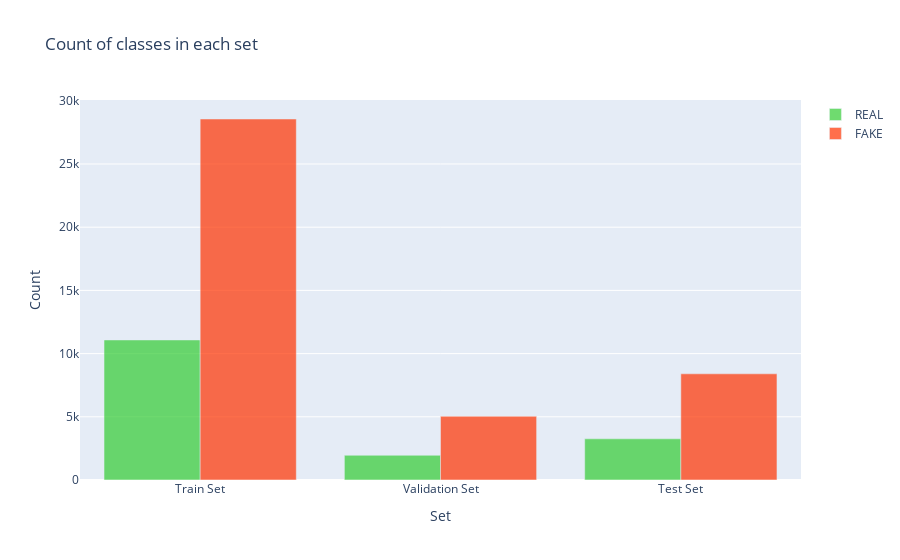

Here is the notebook cell this chart was saved with:
### Code cell
y = dict()

y[0] = []
y[1] = []

for set_name in (np.array(Train_set['label']), np.array(Val_set['label']), np.array(Test_set['label'])):
    y[0].append(np.sum(set_name == 'REAL'))
    y[1].append(np.sum(set_name == 'FAKE'))

trace0 = go.Bar(
    x=['Train Set', 'Validation Set', 'Test Set'],
    y=y[0],
    name='REAL',
    marker=dict(color='#33cc33'),
    opacity=0.7
)
trace1 = go.Bar(
    x=['Train Set', 'Validation Set', 'Test Set'],
    y=y[1],
    name='FAKE',
    marker=dict(color='#ff3300'),
    opacity=0.7
)

data = [trace0, trace1]
layout = go.Layout(
    title='Count of classes in each set',
    xaxis={'title': 'Set'},
    yaxis={'title': 'Count'}
)

fig = go.Figure(data, layout)
iplot(fig)

### Figure 1 — Plotly figure (JSON) as saved in the notebook; plotly's stock layout.template omitted (floating-point values rounded to 4 significant figures)
{"data": [{"marker": {"color": "#33cc33"}, "name": "REAL", "opacity": 0.7, "type": "bar", "x": ["Train Set", "Validation Set", "Test Set"], "y": [11079, 1955, 3259]}, {"marker": {"color": "#ff3300"}, "name": "FAKE", "opacity": 0.7, "type": "bar", "x": ["Train Set", "Validation Set", "Test Set"], "y": [28559, 5041, 8400]}], "layout": {"autosize": true, "title": {"text": "Count of classes in each set"}, "xaxis": {"autorange": true, "range": [-0.5, 2.5], "title": {"text": "Set"}, "type": "category"}, "yaxis": {"autorange": true, "range": [0, 30060.0], "title": {"text": "Count"}, "type": "linear"}}}
